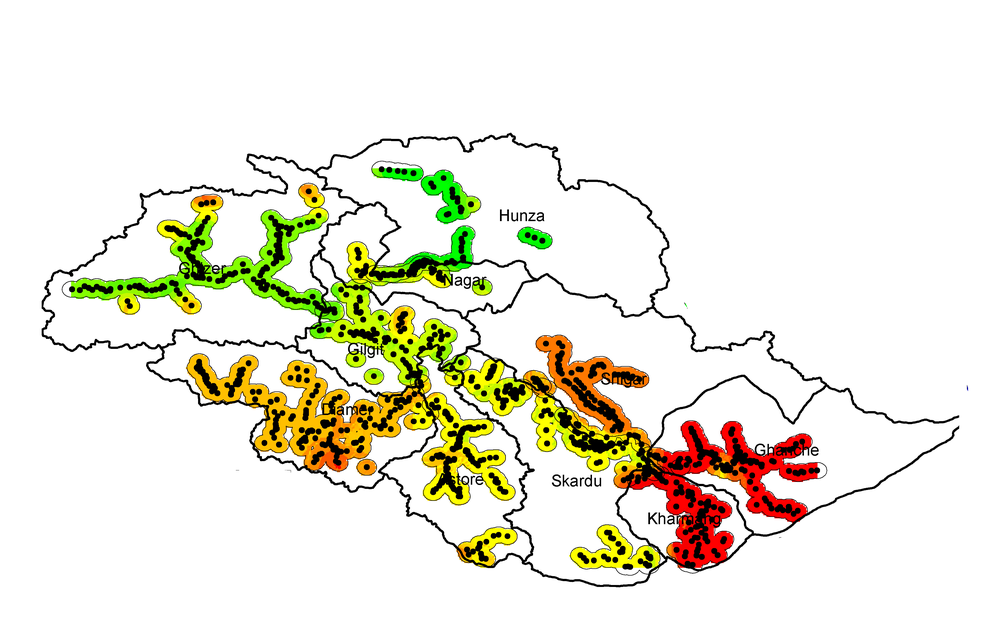
%> input picture assigment/images/Group-1-3-5.tif, 1000 x 625 px, shrunk from 3600 x 2250 before the run
$ octave mixfilter.m   (GNU Octave 9; MATLAB toolbox functions it lacks are replaced by stand-ins)
%> lines starting %> are read from the running program, lines starting %| are printed output that depends on the picture
% Read the 4-channel image
I = imread('./images/Group-1-3-5.tif');

% Extract the RGB channels (ignoring the alpha channel)
I_rgb = I(:, :, 1:3);

% Apply Gaussian filter to each RGB channel separately
filtered_gaussian_R = imgaussfilt(I_rgb(:,:,1), 2); % Gaussian filter on the red channel
filtered_gaussian_G = imgaussfilt(I_rgb(:,:,2), 2); % Gaussian filter on the green channel
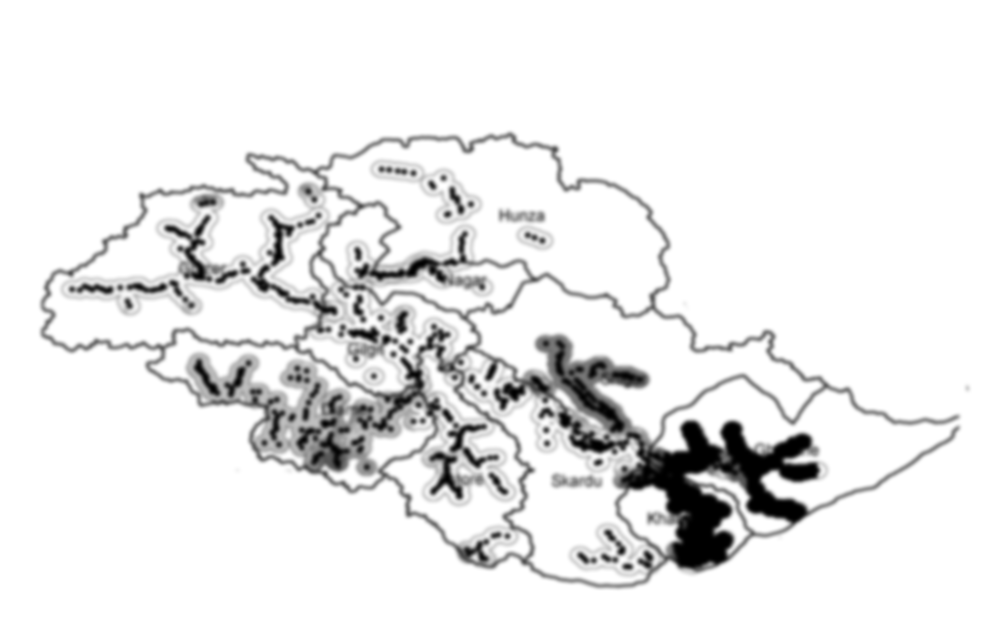
%> filtered_gaussian_G: size 625x1000 uint8; min 0, max 255, mean 234.2
filtered_gaussian_B = imgaussfilt(I_rgb(:,:,3), 2); % Gaussian filter on the blue channel
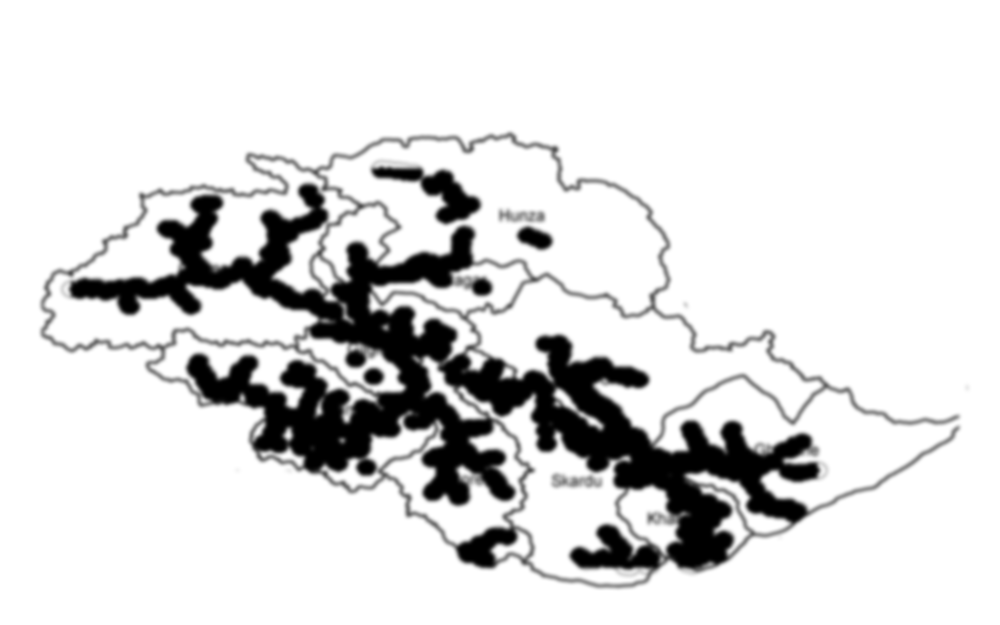
%> filtered_gaussian_B: size 625x1000 uint8; min 0, max 255, mean 220.4

% Combine the filtered RGB channels
filtered_image_gaussian = cat(3, filtered_gaussian_R, filtered_gaussian_G, filtered_gaussian_B);
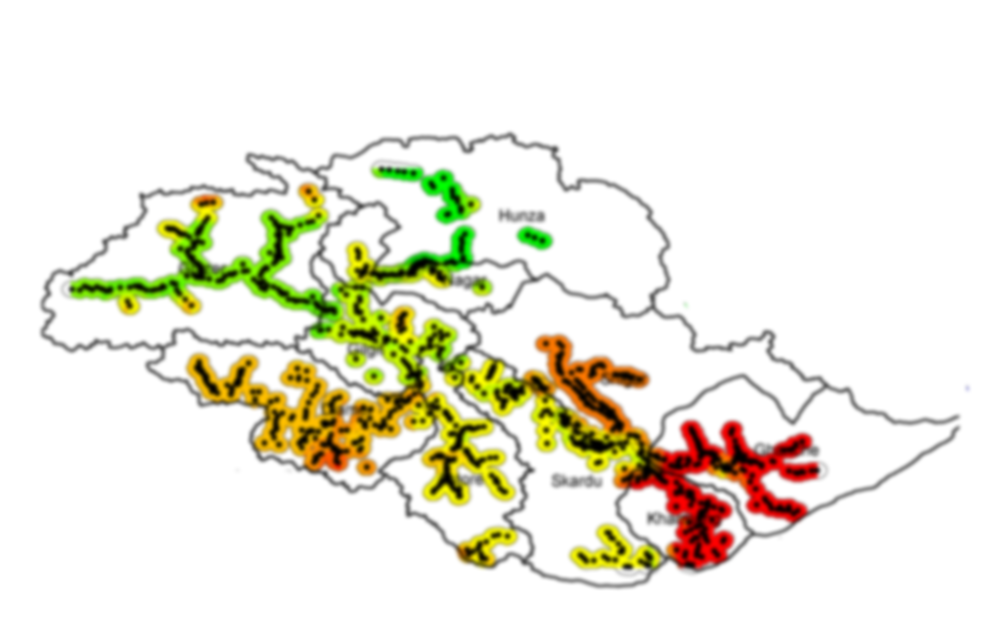
%> filtered_image_gaussian: size 625x1000x3 uint8; mean R, G, B 236.1, 234.2, 220.4; mean of the top-left, top-right, bottom-left and bottom-right quarters 228.9, 251.9, 222.5, 217.7

% Apply median filter to each RGB channel separately
filtered_median_R = medfilt2(I_rgb(:,:,1), [10, 10]); % Median filter on the red channel
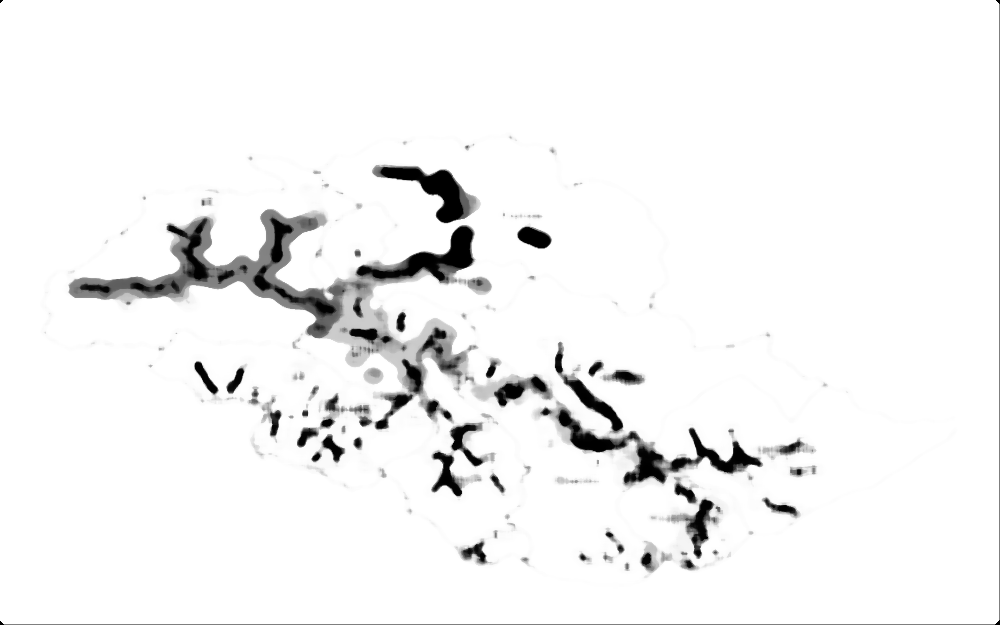
%> filtered_median_R: size 625x1000 uint8; min 0, max 255, mean 243.3
filtered_median_G = medfilt2(I_rgb(:,:,2), [10, 10]); % Median filter on the green channel
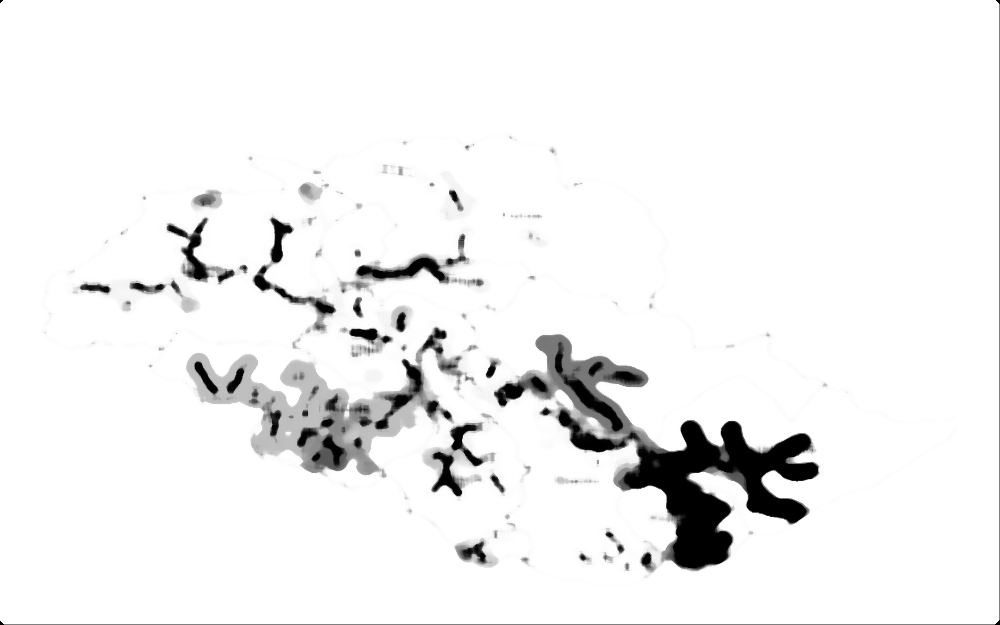
%> filtered_median_G: size 625x1000 uint8; min 0, max 255, mean 240.9
filtered_median_B = medfilt2(I_rgb(:,:,3), [10, 10]); % Median filter on the blue channel
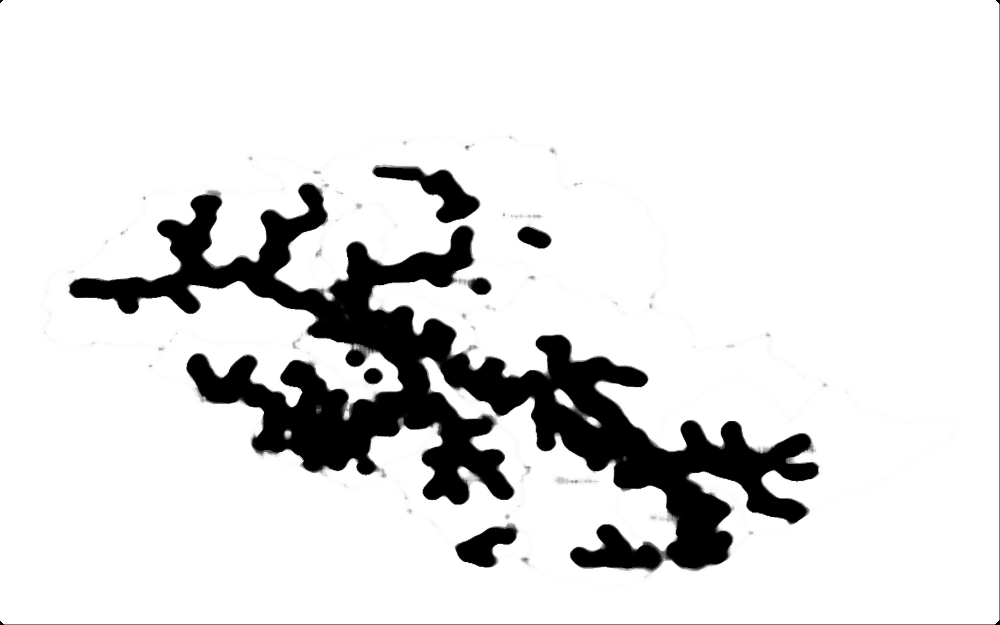
%> filtered_median_B: size 625x1000 uint8; min 0, max 255, mean 223.9

% Combine the filtered RGB channels
filtered_image_median = cat(3, filtered_median_R, filtered_median_G, filtered_median_B);
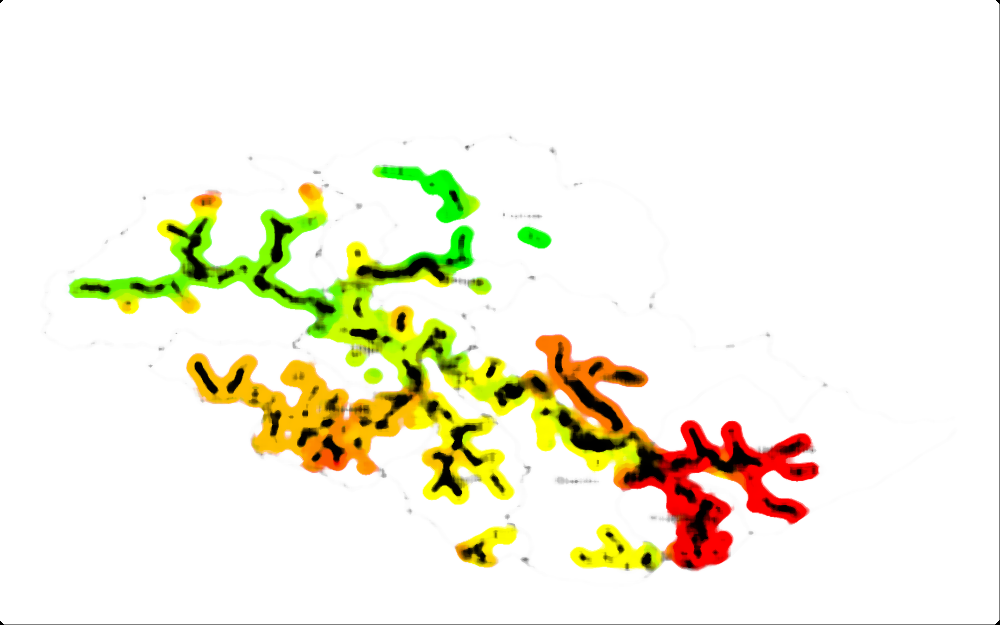
%> filtered_image_median: size 625x1000x3 uint8; mean R, G, B 243.3, 240.9, 223.9

% Display the filtered images
figure;
subplot(1, 3, 1);
imshow(I_rgb);
title('Original RGB Image');

subplot(1, 3, 2);
imshow(filtered_image_gaussian);
title('Gaussian Filtered Image');

subplot(1, 3, 3);
imshow(filtered_image_median);
title('Median Filtered Image');

$ run again, with assigment/images/group7-8.tif copied over assigment/images/Group-1-3-5.tif
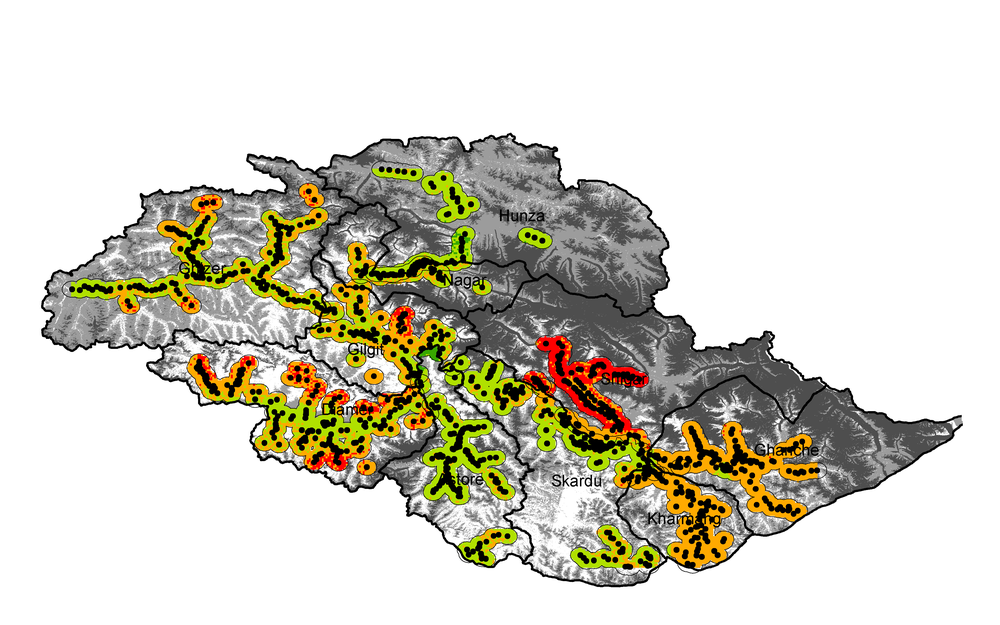
%> input picture assigment/images/group7-8.tif, 1000 x 625 px, shrunk from 3600 x 2250 before the run
%> `filtered_image_gaussian = cat(3, filtered_gaussian_R, filtered_gaussia..`:
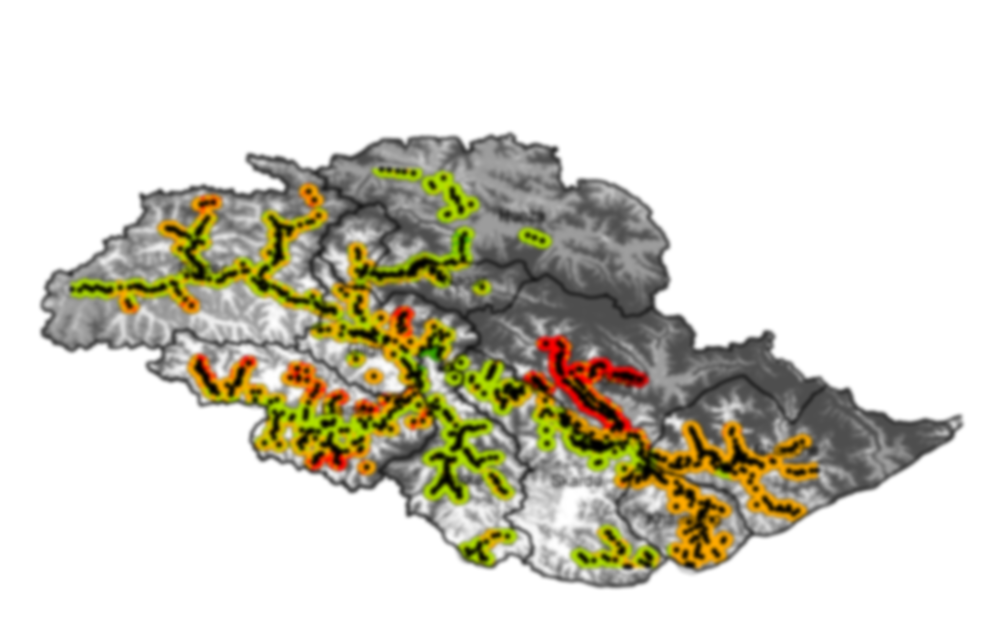
%> filtered_image_gaussian: size 625x1000x3 uint8; mean R, G, B 212, 209.3, 196.5; mean of the top-left, top-right, bottom-left and bottom-right quarters 203.7, 233.9, 206.9, 179.3
%> `filtered_image_median = cat(3, filtered_median_R, filtered_median_G, f..`:
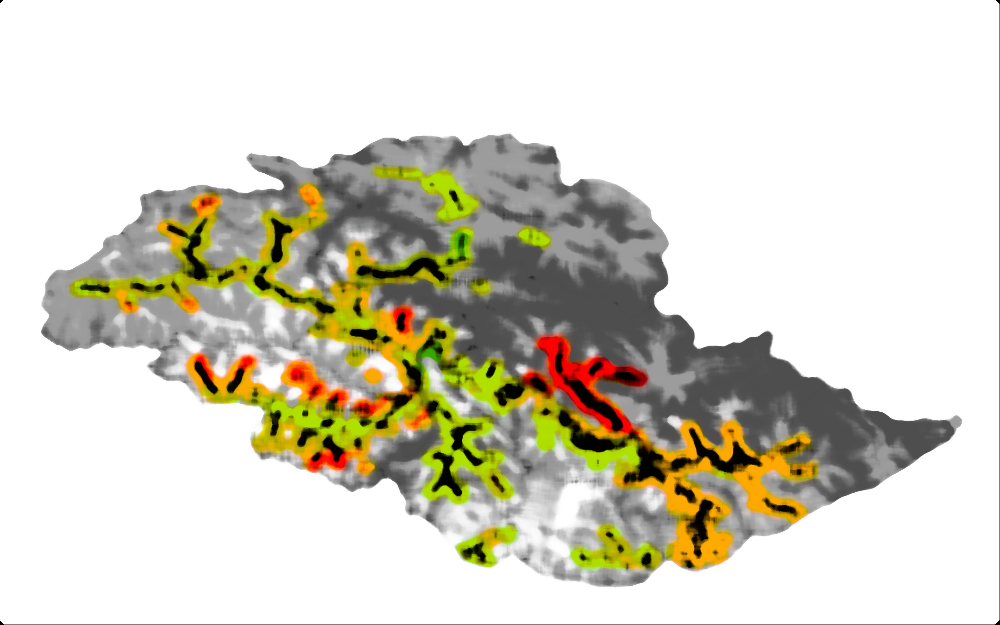
%> filtered_image_median: size 625x1000x3 uint8; mean R, G, B 214.6, 211.2, 195.9
